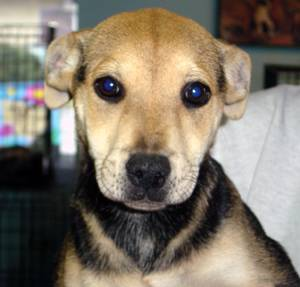
#> input picture sample.jpg, 300 x 287 px, given in place of the camera
$ python 'cam shift.py'
#> lines starting #> are read from the running program, lines starting #| are printed output that depends on the picture; after the words box and inside, x2 and y2 are one past the last pixel; in counts of white or black regions, pixels touching at a corner belong together
import cv2
import numpy as np

#define a class to handle object tracking related functionality
class ObjectTracker(object):
	def __init__(self):

		#initialize the scaling factor
		self.scaling_factor=0.5

		#initialize the video capture object
		self.cap = cv2.VideoCapture(0)

		#capture the frame from the webcam
		_,self.frame = self.cap.read()
#> self.frame is the input picture: shape (287, 300, 3); mean B, G, R 105.5, 119.3, 129.1

		#scaling factor for the captured frame
		self.frame = cv2.resize(self.frame,None,fx=self.scaling_factor, fy=self.scaling_factor,interpolation=cv2.INTER_AREA)
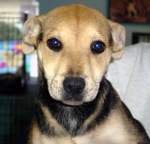
#> self.frame: shape (144, 150, 3); mean B, G, R 105.7, 119.5, 129.2

		#create a window to display the frame
		cv2.namedWindow('Object Tracker')

		#set the mouse callback function to track the mouse
		cv2.setMouseCallback('Object Tracker', self.mouse_event)

		#initialize the variable related to rectangular region selection
		self.selection = None

		#initialize the variable related to starting position
		self.drag_start = None

		#initialize the variable related to state of tracking
		self.tracking_state = 0

	# define a method to track the mouse events
	def mouse_event(self, event, x, y, flags, param):

		#convert x and y coordinates into 16-bit numpy integers
		x, y = np.int16([x, y])

		#check if a mouse button down event has occurred
		if event == cv2.EVENT_LBUTTONDOWN:
			self.drag_start = (x, y)
			self.tracking_state = 0

		#check if the user has started selecting the region
		if self.drag_start:
			if flags & cv2.EVENT_FLAG_LBUTTON:

				#extract the dimensions of the frame
				h,w = self.frame.shape[:2]

				#get the initial position
				xi,yi = self.drag_start

				#get the max and min values
				x0,y0 = np.maximum(0, np.minimum([xi,yi],[x,y]))
				x1,y1 = np.minimum([w,h], np.maximum([xi,yi],[x,y]))

				#reset the selection variable
				self.selection = None

				#finalize the rectangular selection
				if x1-x0>0 and y1-y0>0:
					self.selection = (x0,y0,x1,y1)
			else:
				#if the selection is done, start tracking
				self.drag_start = None
				if self.selection is not None:
					self.tracking_state = 1

	#method to start tracking the object
	def start_tracking(self):
		#iterate until the user presses the ESC key
		while True:

			#capture the frame from webcam
			_, self.frame = self.cap.read()


			#resize the input frame
			self.frame = cv2.resize(self.frame, None, fx=self.scaling_factor, fy=self.scaling_factor,interpolation=cv2.INTER_AREA)

			#create a copy of the frame
			vis = self.frame.copy()

			#convert the frame to HSV colorspace
			hsv = cv2.cvtColor(self.frame,cv2.COLOR_BGR2HSV)
#> hsv: shape (144, 150, 3); mean H, S, V 53.4, 66.8, 133

			#create the mask based on predefined thresholds
			mask = cv2.inRange(hsv, np.array((0.,60.,32.)),np.array((180.,255.,255.)))
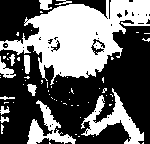
#> mask: shape (144, 150); 41% white; 65 white regions (52 under 20 px), largest, box (x1, y1, x2, y2) and area: (0, 0, 150, 85) 6144, (81, 88, 144, 144) 1131, (27, 100, 76, 144) 758

			#check if the user has selected the region
			if self.selection:

				#extract the coordinates of the selected rectangle
				x0,y0,x1,y1 = self.selection

				#extract the tracking window
				self.track_window = (x0,y0,x1-x0,y1-y0)

				#extract the regions of interest
				hsv_roi = hsv[y0:y1,x0:x1]
				mask_roi = mask[y0:y1,x0:x1]

				#compute the histogram of the region of interest in the HSV image using the mask
				hist = cv2.calcHist([hsv_roi],[0],mask_roi,[16],[0,180])

				#normalize and reshape the histogram
				cv2.normalize(hist, hist, 0, 255, cv2.NORM_MINMAX)
				self.hist = hist.reshape(-1)

				#extract the region of interest from the frame
				vis_roi = vis[y0:y1,x0:x1]

				#compite the image negative(for display only)
				cv2.bitwise_not(vis_roi, vis_roi)
				vis[mask == 0] = 0

			#check if the system in the 'tracking' mode
			if self.tracking_state == 1:

				#reset the selection variable
				self.selection = None

				#compute the histogram for the back projection
				hsv_backproj = cv2.calcBackProject([hsv],[0],self.hist,[0,180],1)

				#compute bitwise AND between histogram backProjection and the mask
				hsv_backproj &= mask

				#define termination criteria for the tracker
				term_crit = (cv2.TERM_CRITERIA_EPS | cv2.TERM_CRITERIA_COUNT,10,1)

				#apply CAMshift on 'hsv_backproj'
				track_box, self.track_window = cv2.CamShift(hsv_backproj, self.track_window, term_crit)

				#draw an ellipse around the object
				cv2.ellipse(vis, track_box, (0,255,0), 2)

			#show the output live video
			cv2.imshow('Object Tracker', vis)

			#stop if the user hits the 'ESC key'
			c = cv2.waitKey(5)
#> (key Esc is pressed here)
			if c == 27:
				break

		#close all the windows
		cv2.destroyAllWindows()

#start tracker
ObjectTracker().start_tracking()
